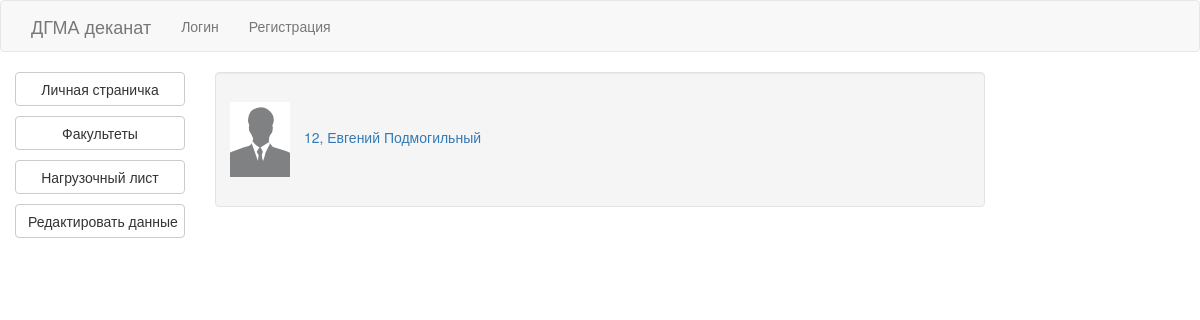
Page /professors/4 on the committed database.
### models/professor.py (models this page shows, shortened)
class Professor(db.Model):
    id = db.Column(db.Integer, primary_key=True, autoincrement=True)
    user_id = db.Column(db.Integer, ForeignKey('user.id'))
    user = relationship("User")
    cathedra_id = db.Column(db.Integer, ForeignKey('cathedra.id'))
    cathedra = relationship("Cathedra")
    post = db.Column(db.String(50))
    academic_degree = db.Column(db.String(50))
    rank = db.Column(db.String(50))
    photo = db.Column(db.String(100))

### models/user.py (models this page shows, shortened)
class User(db.Model):
    id = db.Column(db.Integer, primary_key=True, autoincrement=True)
    name = db.Column(db.String(50))
    second_name = db.Column(db.String(50))
    middle_name = db.Column(db.String(50))
    password = db.Column(db.String(50))
    email = db.Column(db.String(50), unique=True, index=True)
    birthday = db.Column(db.Date)

### blueprints/facility.py (the view)
@facility.route('/professors/<int:id>')
def professors(id):
    professors = Professor.query.filter_by(cathedra_id=id).all()
    return render_template('facility/professors/professors.html', professors=professors)

### templates/facility/professors/professors.html (shortened to what this page needs)
{% extends "professor_layout.html" %}
{% block professor_content %}
<div id="page">
    <div>
        {% for professor in professors %}
        <div>
            {% if professor.photo %}
                <img src="{{  url_for('static', filename=professor.photo) }}">
            {% else %}
                <img src="{{ url_for('static', filename='photos/no-profile-img.gif') }}">
            {% endif %}
            <a href="{{ url_for('professor_page.personal_guest_page', id=professor.id) }}">
            {{professor.rank}}, {{ professor.user.name }} {{ professor.user.second_name }}
            </a>
        </div>
        {% endfor %}
    </div>
</div>
{% endblock %}

### templates/facility/professors/professors.html (style rules this page uses)
img { max-height: 75px; max-width: 75px; margin: 10px; }

### rows in the picture
Professor: rank "12", user.name "Евгений", user.second_name "Подмогильный"
